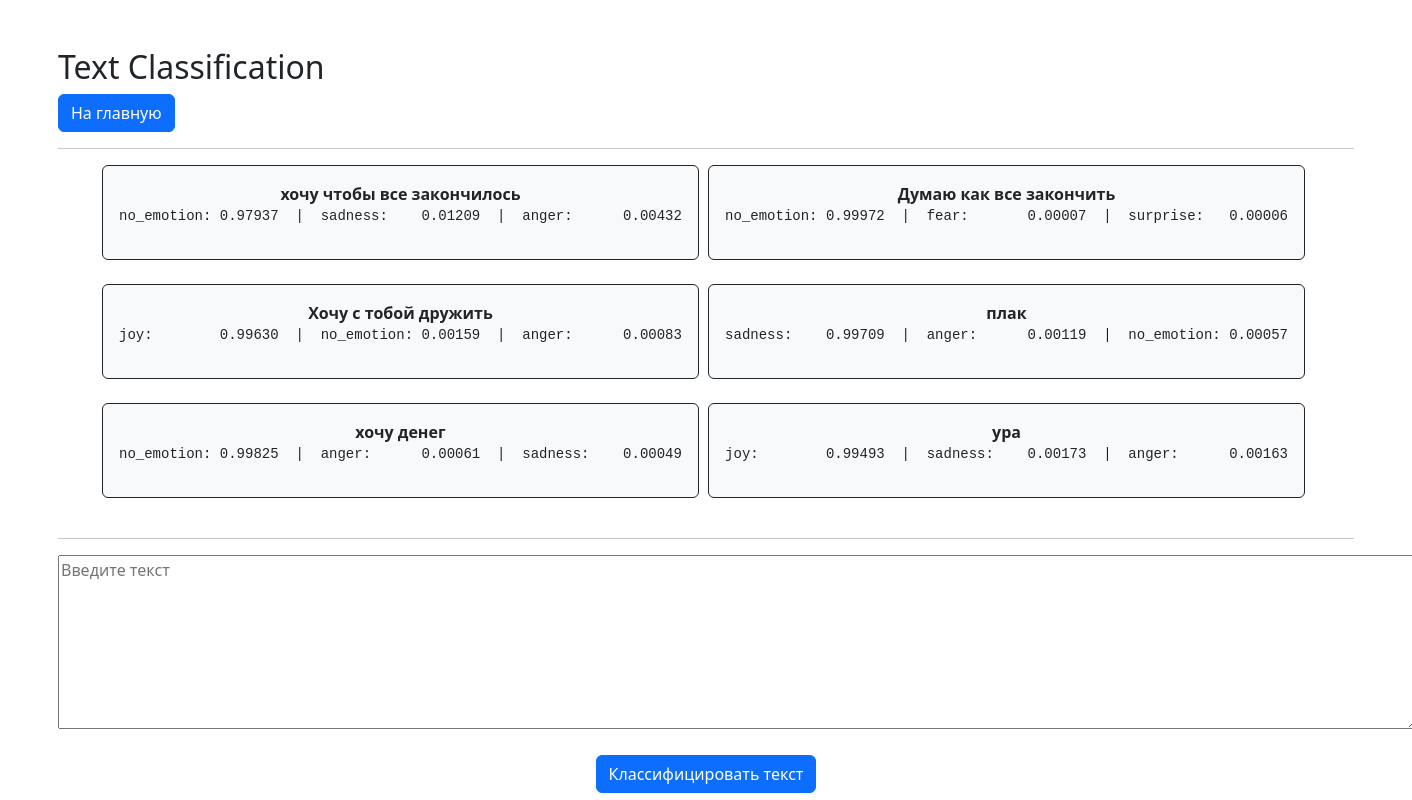
The app's page /bert_classifier/3/, older data.
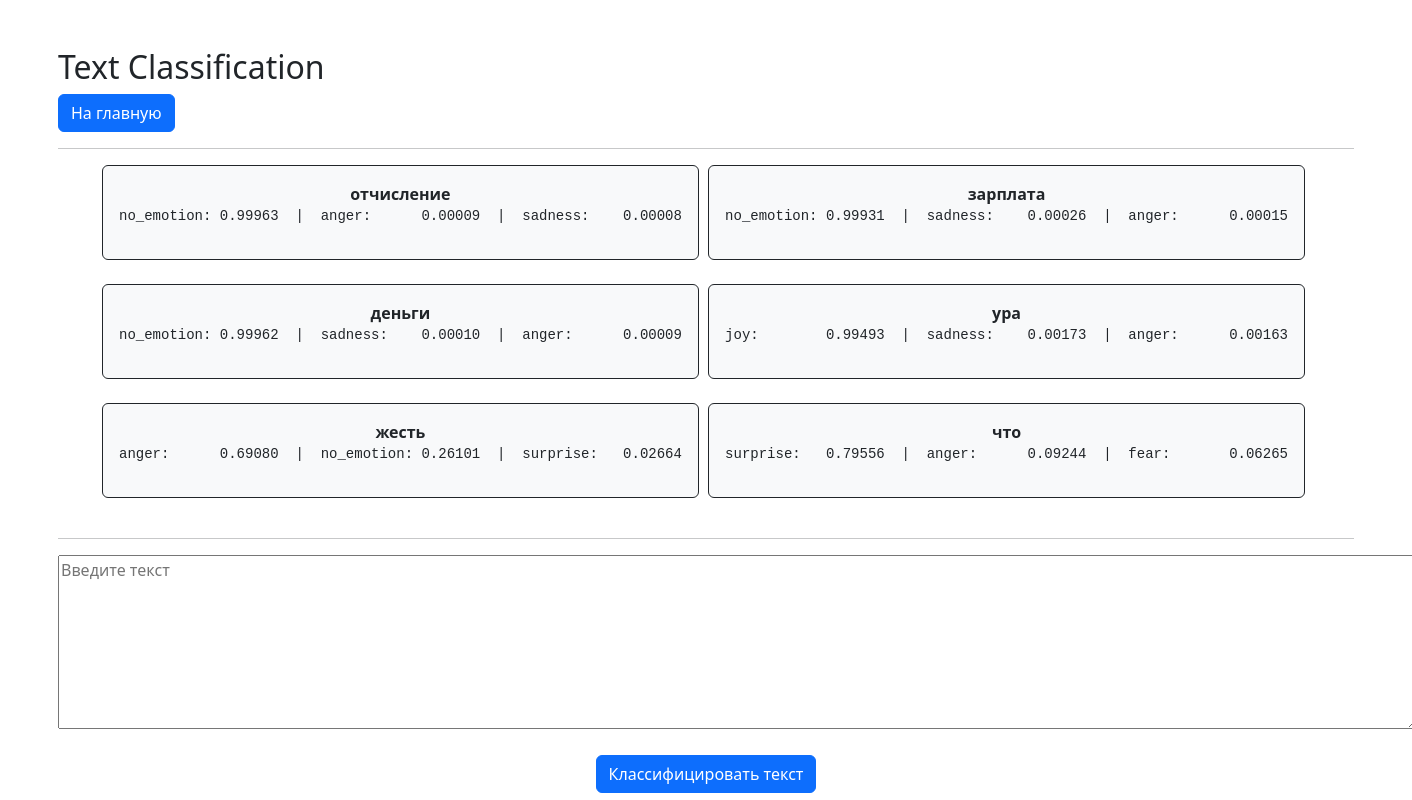
The same page, newer data.
### bert_classifier/models.py (models this page shows, shortened)
class Task(models.Model):
    task_name = models.CharField(max_length=50)

class InteractionML(models.Model):
    task = models.ForeignKey(Task, on_delete=models.CASCADE)
    input_data = models.CharField(max_length=200)
    output_data = models.CharField(max_length=200)

### bert_classifier/views.py (the view)
# urls.py: path('<int:task_id>/', views.detail, name='detail'),
def detail(request, task_id):
    task = get_object_or_404(Task, pk=task_id)
    latest_predictions = task.interactionml_set.order_by('-id')[:6][::-1]
    context = {
        'task': task,
        'latest_predictions': latest_predictions
    }
    return render(request, 'bert_classifier/detail.html', context)

### bert_classifier/templates/bert_classifier/detail.html (shortened to what this page needs)
{% extends 'base.html' %}
{% block content %}
<div class="container mt-5">
    <h2>{{ task.task_name }}</h2>
    <form action="{% url 'bert_classifier:index' %}" method="POST">
        <button type="submit" class="btn btn-primary">На главную</button>
    </form>
    <hr>
    <div class="text-center">
        {% if latest_predictions %}
            {% for p in latest_predictions %}
                <div class="border rounded p-3 mb-4 d-inline-block border-dark" style="background-color: #f8f9fa; margin-right:5px;">
                    <strong>{{ p.input_data }}</strong>
                    <pre>{{ p.output_data }}</pre>
                </div>
            {% endfor %}
        {% else %}
            <p>Нет предыдущих результатов.</p>
        {% endif %}
    </div>
    <hr>
    <form action="{% url 'bert_classifier:predict' task.id %}" method="POST" class="text-center">
        <textarea name="text" required="" placeholder="Введите текст" cols="145" rows="7"></textarea><br>
         <button type="submit" class="btn btn-primary" style="margin-top: 20px;">Классифицировать текст</button>
    </form>
</div>
{% endblock %}

### bert_classifier/templates/base.html (shortened to what this page needs)
<!DOCTYPE html>
<html lang="en">
<head>
    <link href="https://cdn.jsdelivr.net/npm/bootstrap@5.3.1/dist/css/bootstrap.min.css" rel="stylesheet">
</head>
<body>
    {% block content %}{% endblock %}
</body>
</html>

Row changes from the older to the newer data that the page shows:
removed InteractionML: input_data "хочу чтобы все закончилось", output_data "no_emotion: 0.97937 | sadness: 0.01209 | anger: 0.00432"
removed InteractionML: input_data "Думаю как все закончить", output_data "no_emotion: 0.99972 | fear: 0.00007 | surprise: 0.00006"
removed InteractionML: input_data "Хочу с тобой дружить", output_data "joy: 0.99630 | no_emotion: 0.00159 | anger: 0.00083"
removed InteractionML: input_data "плак", output_data "sadness: 0.99709 | anger: 0.00119 | no_emotion: 0.00057"
removed InteractionML: input_data "хочу денег", output_data "no_emotion: 0.99825 | anger: 0.00061 | sadness: 0.00049"
added InteractionML: input_data "отчисление", output_data "no_emotion: 0.99963 | anger: 0.00009 | sadness: 0.00008"
added InteractionML: input_data "зарплата", output_data "no_emotion: 0.99931 | sadness: 0.00026 | anger: 0.00015"
added InteractionML: input_data "деньги", output_data "no_emotion: 0.99962 | sadness: 0.00010 | anger: 0.00009"
added InteractionML: input_data "жесть", output_data "anger: 0.69080 | no_emotion: 0.26101 | surprise: 0.02664"
added InteractionML: input_data "что", output_data "surprise: 0.79556 | anger: 0.09244 | fear: 0.06265"
